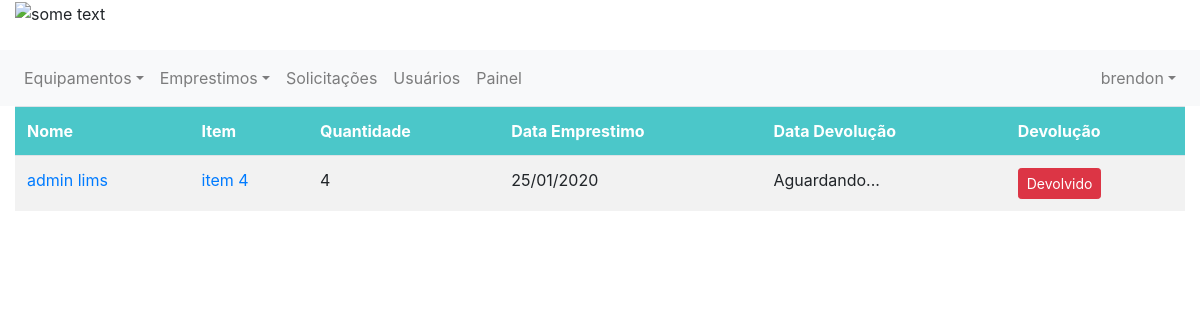
The app's page / (signed in) with its own data.
### emprestimo/models.py (models this page shows)
class Emprestimo(models.Model):
    equipamento = models.ForeignKey(Item, on_delete=models.CASCADE, related_name='item_emprestimo')
    solicitante = models.ForeignKey(Usuario, on_delete=models.CASCADE, related_name='usuario_emprestimo')
    tipo = models.ForeignKey(TipoEstadoEmprestimo, on_delete=models.CASCADE, related_name='tipo_emprestimo')
    estado = models.BooleanField(default=0)
    descricao = models.CharField(max_length=255)
    quantidade = models.IntegerField()
    data_emprestimo = models.DateField(null=False)
    data_devolucao = models.DateField(null=True)
    mensagem_rejeitado = models.CharField(max_length=255, null=True)
    mensagem_devolucao = models.CharField(max_length=255, null=True)

### controle/models.py (models this page shows, shortened)
class Usuario(models.Model):
    user = models.OneToOneField(User, related_name='profile', on_delete=models.CASCADE, null=True)
    telefone = models.IntegerField()
    tipo = models.ForeignKey(TipoUsuario, on_delete=models.CASCADE)

class Item(models.Model):
    nome = models.CharField(max_length=100)
    quantidade = models.IntegerField()
    quantidade_emprestada = models.IntegerField(default=0)
    quantidade_descartada = models.IntegerField(default=0)
    codigo_tombamento = models.CharField(max_length=100, null=True, default=None)
    tipo = models.ForeignKey(TipoEquipamento, on_delete=models.CASCADE)
    imagem = models.FileField(upload_to='documents/%Y/%m/%d', default='documents/1111/sem_foto.jpg')
    excluido = models.BooleanField(default=False)
    em_operacao = models.BooleanField(default=1, null=True)

### emprestimo/views.py (the view)
# urls.py: path('', exibir_emprestimos, name='root'),
@login_required
def exibir_emprestimos(request):
    emprestimos_ativos = Emprestimo.objects.filter(tipo=2).order_by('-data_emprestimo')
    paginator = Paginator(emprestimos_ativos, 8)
    page = request.GET.get('page')
    emprestimos_ativos = paginator.get_page(page)
    return render(request, 'emprestimos.html',
                  {'emprestimos': emprestimos_ativos,
                   'user_logado': get_usuario_logado(request)})

### emprestimo/views.py (called while the page is built)
def get_usuario_logado(request):
    return request.user

### controle/templates/emprestimos.html (shortened to what this page needs)
{% extends 'base.html' %}
{% block 'content' %}
{% if emprestimos %}
<table class="table table-hover">
    <tr>
        <th>Nome</th>
        <th>Item</th>
        <th>Quantidade</th>
        <th>Data Emprestimo</th>
        <th>Data Devolução</th>
        {% if user_logado.is_superuser %}
        <th>Devolução</th>
        {% endif %}
    </tr>
    {% for emprestimo in emprestimos %}
    <tr>
        <td><a href="{% url 'exibe_um_usuario' emprestimo.solicitante.id %}">
            {{ emprestimo.solicitante.user.first_name }} {{emprestimo.solicitante.user.last_name}} </a></td>
        <td><a href="{% url 'equipamento' emprestimo.equipamento.id %}">{{emprestimo.equipamento.nome}}</a></td>
        <td>{{emprestimo.quantidade}}</td>
        <td>{{emprestimo.data_emprestimo| date:"d/m/Y"}}</td>
        <td>
            {% if emprestimo.data_devolucao == none %}
            Aguardando...
            {% else %}
            {{emprestimo.data_devolucao| date:"d/m/Y"}}
            {% endif %}
        </td>
        {% if user_logado.is_superuser %}
        <td>
            {% if emprestimo.data_devolucao == none %}
            <a class="btn btn-sm btn-danger" href="" role="button" id="dropdownMenuLink" data-toggle="dropdown"
               aria-haspopup="true" aria-expanded="false">Devolvido</a>
            {% endif %}
        </td>
        {% endif %}
    </tr>
    {%endfor%}
</table>
{% else %}
<p style="font-size: 30px; font-weight: bold; text-align:center">Nenhum emprestimo encontrado <br> :( </p>
{% endif %}
<br>
{% endblock %}

### controle/templates/base.html (shortened to what this page needs)
{% load staticfiles %}
<!DOCTYPE html>
<html lang="pt">
<head>
    <link rel="stylesheet" href="https://stackpath.bootstrapcdn.com/bootstrap/4.3.1/css/bootstrap.min.css"
>
</head>
<body>
<header class="page-header">
    <div class="">
        <div class="container-fluid">
            <div class="row">
                <div class="col-12">
                    <img src="http://lims.ifpi.edu.br/images/logo.png" alt="some text" width=200 height=80>
                </div>
            </div>
        </div>
        <br>
        <div class="row">
            <div class="col-12">
                <nav class="navbar navbar-expand-sm navbar-light bg-light">
                    <div class="collapse navbar-collapse" id="navbarCollapse">
                        <div class="navbar-nav">
                            <div class="nav-item dropdown">
                                <a href="#" class="nav-link dropdown-toggle" data-toggle="dropdown">Equipamentos</a>
                            </div>
                            <div class="nav-item dropdown">
                                <a href="#" class="nav-link dropdown-toggle" data-toggle="dropdown">Emprestimos</a>
                            </div>
                            {% if user_logado.is_superuser %}
                            <a class="nav-item nav-link" href="{% url 'exibir_solicitacoes' %}">Solicitações </a>
                            <a class="nav-item nav-link" href="{% url 'exibir_usuarios' %}">Usuários </a>
                            <a class="nav-item nav-link" href="{% url 'painel_admin' %}">Painel </a>
                            {% endif %}
                        </div>
                        <div class="navbar-nav dropdown ml-auto">
                            <a href="#" class="nav-link dropdown-toggle" data-toggle="dropdown">
                                {{ user_logado.username }}</a>
                        </div>
                    </div>
                </nav>
            </div>
        </div>
    </div>
</header>
<div class="container-fluid">
    <div class="">
        <div class="" style=" ">
            {% block 'content' %}
            {% endblock %}
        </div>
    </div>
</div>
</body>
</html>

### controle/templates/emprestimos.html (style rules this page uses)
table { border-collapse: collapse; width: 100%; }
th, td { text-align: left; padding: 8px; }
tr:nth-child(even) { background-color: #f2f2f2 }
th { background-color: #4bc7c9; color: white; }

### records on screen
Emprestimo: solicitante.user.first_name "admin", solicitante.user.last_name "lims", equipamento.nome "item 4", quantidade "4", data_emprestimo "25/01/2020", shows "Aguardando...", shows "Devolvido"

### other values on screen
{{ user_logado.username }} "brendon"
